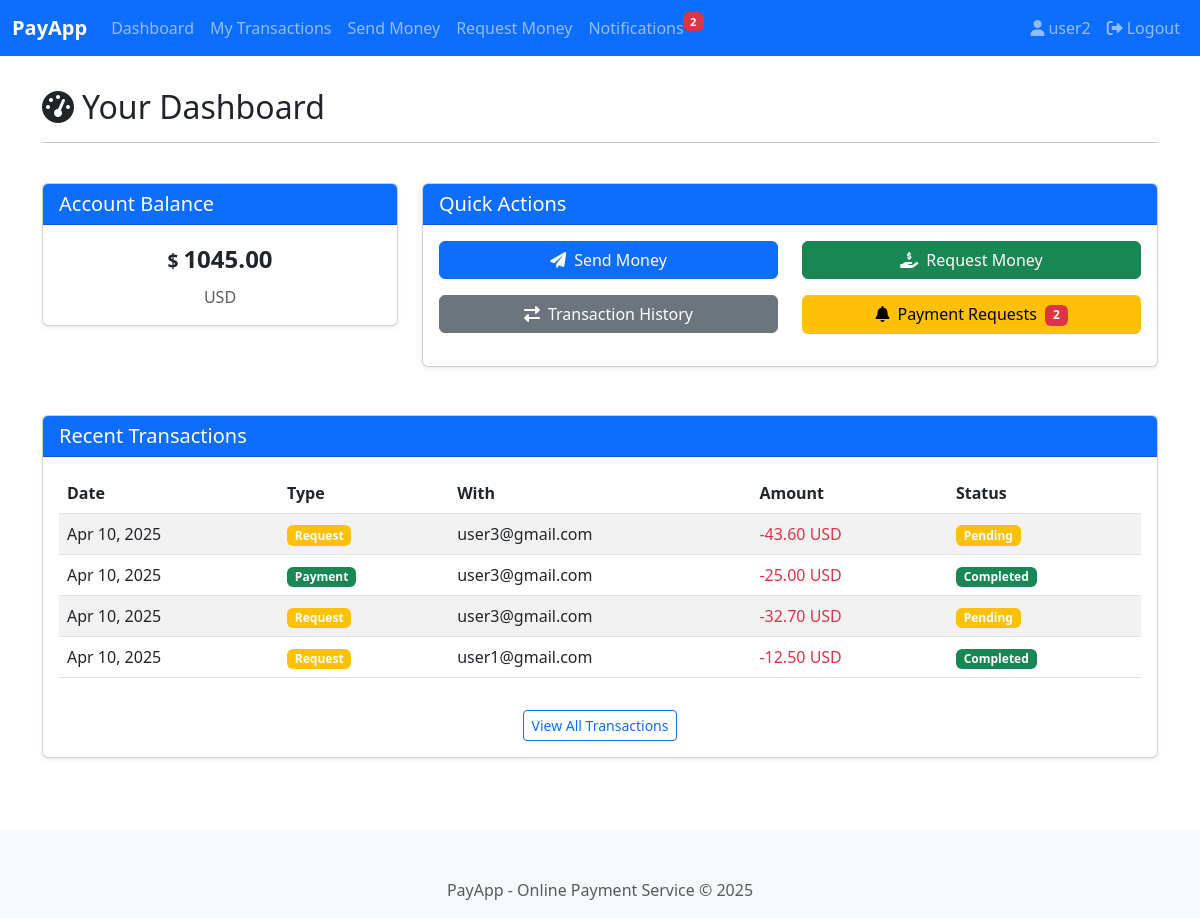
The app's page /webapps2025/dashboard/ (signed in), older data.
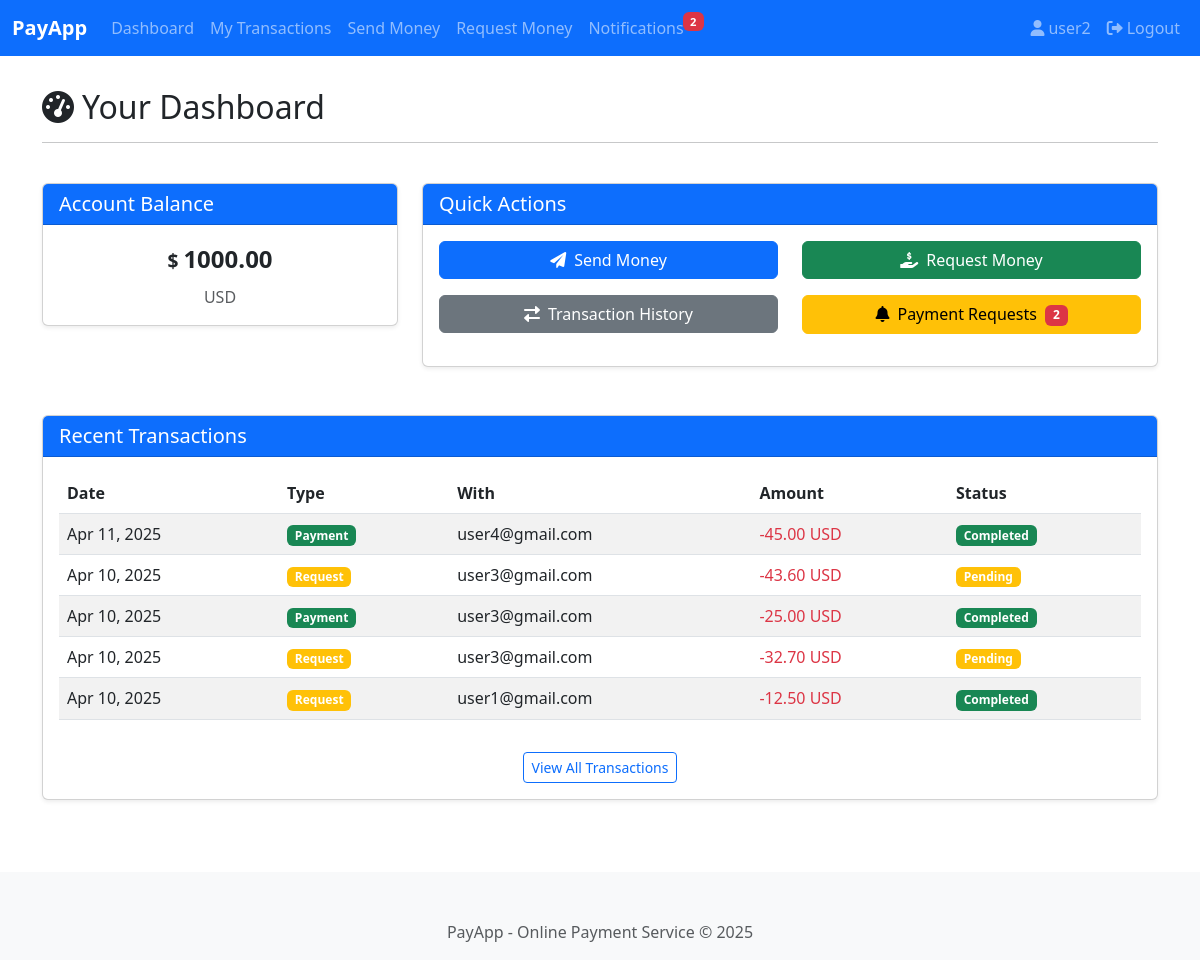
The same page, newer data.
### register/models.py (models this page shows, shortened)
class UserProfile(models.Model):
    CURRENCY_CHOICES = (
        ('GBP', 'British Pound (£)'),
        ('USD', 'US Dollar ($)'),
        ('EUR', 'Euro (€)'),
    )
    user = models.OneToOneField(User, on_delete=models.CASCADE, related_name='profile')
    currency = models.CharField(max_length=3, choices=CURRENCY_CHOICES, default='GBP')
    balance = models.DecimalField(max_digits=12, decimal_places=2, default=0.00)
    is_admin = models.BooleanField(default=False)

### payapp/models.py (models this page shows, shortened)
class Transaction(models.Model):
    TRANSACTION_TYPES = (
        ('PAYMENT', 'Direct Payment'),
        ('REQUEST', 'Payment Request'),
    )
    STATUS_CHOICES = (
        ('PENDING', 'Pending'),
        ('COMPLETED', 'Completed'),
        ('REJECTED', 'Rejected'),
    )
    sender = models.ForeignKey(User, on_delete=models.CASCADE, related_name='sent_transactions')
    receiver = models.ForeignKey(User, on_delete=models.CASCADE, related_name='received_transactions')
    amount = models.DecimalField(max_digits=12, decimal_places=2)
    amount_sender_currency = models.DecimalField(max_digits=12, decimal_places=2)
    amount_receiver_currency = models.DecimalField(max_digits=12, decimal_places=2)
    sender_currency = models.CharField(max_length=3)
    receiver_currency = models.CharField(max_length=3)
    transaction_type = models.CharField(max_length=10, choices=TRANSACTION_TYPES)
    status = models.CharField(max_length=10, choices=STATUS_CHOICES, default='PENDING')
    timestamp = models.DateTimeField()
    description = models.CharField(max_length=255, blank=True, null=True)
    class Meta:
        ordering = ['-timestamp']

### payapp/views.py (the view)
# urls.py: path('dashboard/', views.dashboard_view, name='dashboard'),
@login_required
def dashboard_view(request):
    if request.user.profile.is_admin:
        return redirect('admin_dashboard')
    profile = request.user.profile
    pending_requests = Transaction.objects.filter(
        sender=request.user,
        transaction_type='REQUEST',
        status='PENDING'
    ).count()
    recent_transactions = Transaction.objects.filter(
        sender=request.user
    ).order_by('-timestamp')[:5]
    context = {
        'profile': profile,
        'pending_requests': pending_requests,
        'notification_count': pending_requests,  # Add this for notification badge
        'recent_transactions': recent_transactions
    }
    return render(request, 'payapp/dashboard.html', context)

### templates/payapp/dashboard.html (shortened to what the changed rows need)
{% extends 'base.html' %}
{% block content %}
<div class="row mb-4">
    <div class="col-md-12">
        <h2>
            <i class="fas fa-tachometer-alt me-2"></i>Your Dashboard
        </h2>
    </div>
</div>
<div class="row mb-4">
    <div class="col-md-4">
        <div class="card">
            <div class="card-body text-center">
                <div class="balance-display">
                    <span class="currency-symbol">
                    </span>
                    {{ profile.balance }}
                </div>
                <div class="mt-2 text-muted">{{ profile.currency }}</div>
            </div>
        </div>
    </div>
</div>
<div class="row">
    <div class="col-md-12">
        <div class="card">
            <div class="card-body">
                <div class="table-responsive">
                    <table class="table table-striped table-hover">
                        <thead>
                            <tr>
                                <th>Date</th>
                                <th>Type</th>
                                <th>With</th>
                                <th>Amount</th>
                                <th>Status</th>
                            </tr>
                        </thead>
                        <tbody>
                            {% for transaction in recent_transactions %}
                                <tr>
                                    <td>{{ transaction.timestamp|date:"M d, Y" }}</td>
                                    <td>
                                        {% if transaction.transaction_type == 'PAYMENT' %}
                                            <span class="badge bg-success">Payment</span>
                                        {% else %}
                                            <span class="badge bg-warning">Request</span>
                                        {% endif %}
                                    </td>
                                    <td>
                                        {% if transaction.sender == user %}
                                            {{ transaction.receiver.email }}
                                        {% else %}
                                            {{ transaction.sender.email }}
                                        {% endif %}
                                    </td>
                                    <td>
                                        {% if transaction.sender == user %}
                                            <span class="text-danger">
                                                -{{ transaction.amount_sender_currency }} {{ transaction.sender_currency }}
                                            </span>
                                        {% else %}
                                            <span class="text-success">
                                                +{{ transaction.amount_receiver_currency }} {{ transaction.receiver_currency }}
                                            </span>
                                        {% endif %}
                                    </td>
                                    <td>
                                        {% if transaction.status == 'COMPLETED' %}
                                            <span class="badge bg-success">Completed</span>
                                        {% elif transaction.status == 'PENDING' %}
                                            <span class="badge bg-warning">Pending</span>
                                        {% else %}
                                            <span class="badge bg-danger">Rejected</span>
                                        {% endif %}
                                    </td>
                                </tr>
                            {% empty %}
                                <tr>
                                    <td colspan="5" class="text-center">No recent transactions found.</td>
                                </tr>
                            {% endfor %}
                        </tbody>
                    </table>
                </div>
            </div>
        </div>
    </div>
</div>
{% endblock %}

Row changes from the older to the newer data that the page shows:
changed UserProfile "USD": balance "1045.00" → "1000.00"
added Transaction: transaction_type "Payment", status "Completed"
